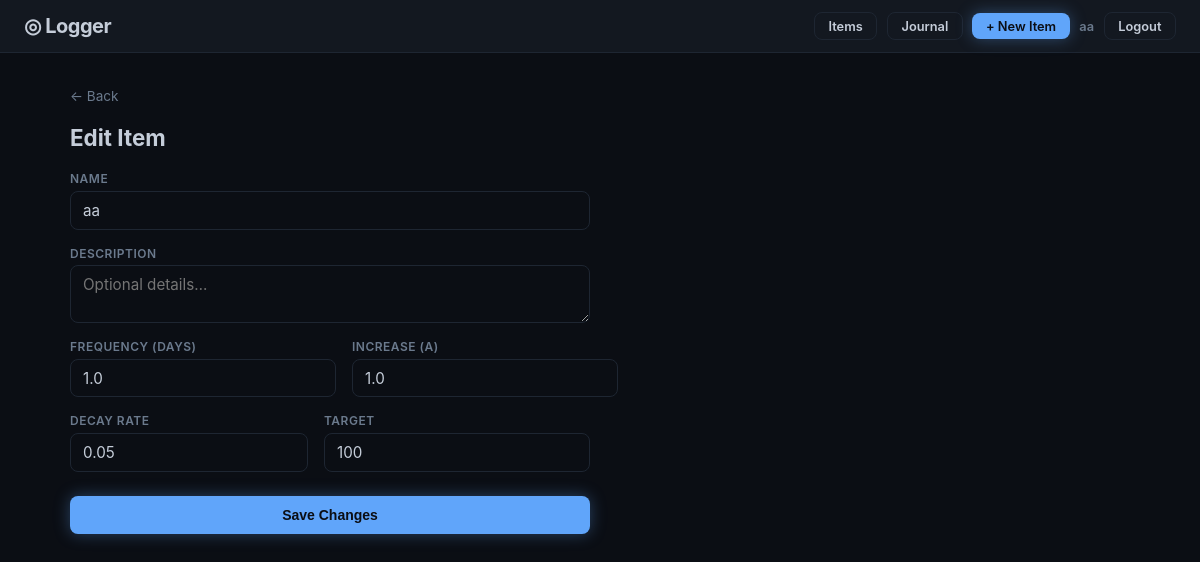
/logger/items/1/edit (signed in), run on the app's committed database.
### logger/models.py (models this page shows, shortened)
class User(UserMixin, db.Model):
    __tablename__ = "users"
    id = db.Column(db.Integer, primary_key=True)
    username = db.Column(db.String(80), unique=True, nullable=False)
    password_hash = db.Column(db.String(256), nullable=False)
    created_at = db.Column(db.DateTime, nullable=False, default=_utcnow)
    items = db.relationship(
        "Item", backref="owner", lazy="dynamic", cascade="all, delete-orphan"
    )
    notes = db.relationship(
        "Note", backref="owner", lazy="dynamic", cascade="all, delete-orphan"
    )

class Item(db.Model):
    __tablename__ = "items"
    id = db.Column(db.Integer, primary_key=True)
    user_id = db.Column(db.Integer, db.ForeignKey("users.id"), nullable=False)
    name = db.Column(db.String(120), nullable=False)
    description = db.Column(db.Text, default="")
    frequency = db.Column(
        db.Float, nullable=False, default=1.0
    )  # frequency in days
    alpha = db.Column(db.Float, nullable=False, default=1.0)  # increase per log
    decay_rate = db.Column(
        db.Float, nullable=False, default=0.05
    )  # fraction lost per missed period
    target = db.Column(db.Float, nullable=False, default=100.0)
    current_value = db.Column(db.Float, nullable=False, default=0.0)
    streak = db.Column(db.Integer, nullable=False, default=0)
    created_at = db.Column(db.DateTime, nullable=False, default=_utcnow)
    updated_at = db.Column(
        db.DateTime, nullable=False, default=_utcnow, onupdate=_utcnow
    )
    logs = db.relationship(
        "LogEntry", backref="item", lazy="dynamic", cascade="all, delete-orphan"
    )
    def log(self, amount: float | None = None) -> "LogEntry":
        """Record one log entry and bump current_value."""
        self.apply_decay()
        increment = amount if amount is not None else self.alpha
        self.current_value = min(self.current_value + increment, self.target)
        self.streak += 1
        self.updated_at = datetime.utcnow()
        entry = LogEntry(item_id=self.id, amount=increment)
        db.session.add(entry)
        return entry

### logger/routes.py (the view, shortened to what this page needs)
    @bp.route("/items/<int:item_id>/edit", methods=["GET", "POST"])
    def edit_item(item_id):
        item = Item.query.filter_by(
            id=item_id, user_id=current_user.id
        ).first_or_404()
        return render_template("logger/item_form.html", item=item)

### app.py (called while the page is built)
@app.after_request
def _add_cache_headers(response):
    if request.path.startswith("/static/"):
        response.cache_control.max_age = 86400
        response.cache_control.public = True
    return response

### logger/templates/logger/item_form.html (shortened to what this page needs)
{% extends "logger/base.html" %}
{% block content %}
<section class="form-page">
  <a href="{{ url_for('logger.dashboard') }}" class="back-link">← Back</a>
  <h1>{{ "Edit" if item else "Create" }} Item</h1>
  <form method="POST" class="item-form">
    <label>
      <span>Name</span>
      <input type="text" name="name" required
             value="{{ item.name if item else '' }}"
             placeholder="e.g. Daily Reading" />
    </label>
    <label>
      <span>Description</span>
      <textarea name="description" rows="2"
                placeholder="Optional details…">{{ item.description if item else '' }}</textarea>
    </label>
    <div class="form-row">
      <label>
        <span>Frequency (days)</span>
        <input type="number" name="frequency" step="0.5" min="0.5"
               value="{{ item.frequency if item else 1.0 }}"
               placeholder="e.g. 1 = daily, 7 = weekly" />
      </label>
      <label>
        <span>Increase (α)</span>
        <input type="number" name="alpha" step="0.1" min="0.1"
               value="{{ item.alpha if item else 1.0 }}" />
      </label>
    </div>
    <div class="form-row">
      <label>
        <span>Decay Rate</span>
        <input type="number" name="decay_rate" step="0.01" min="0" max="1"
               value="{{ item.decay_rate if item else 0.05 }}" />
      </label>
      <label>
        <span>Target</span>
        <input type="number" name="target" step="1" min="1"
               value="{{ item.target|int if item else 100 }}" />
      </label>
    </div>
    <button type="submit" class="btn btn-glow btn-full">
      {{ "Save Changes" if item else "Create Item" }}
    </button>
  </form>
</section>
{% endblock %}

### logger/templates/logger/base.html (shortened to what this page needs)
<!DOCTYPE html>
<html lang="en" data-theme="dark">
<head>
  <link rel="stylesheet" href="{{ url_for('logger.static', filename='css/style.css') }}" />
</head>
<body>
  <nav class="topbar">
    <a href="{{ url_for('logger.dashboard') }}" class="logo">◎ Logger</a>
    <div class="topbar-right">
      {% if current_user.is_authenticated %}
        <a href="{{ url_for('logger.dashboard') }}" class="btn btn-sm btn-outline">Items</a>
        <a href="{{ url_for('logger.journal') }}" class="btn btn-sm btn-outline">Journal</a>
        <a href="{{ url_for('logger.create_item') }}" class="btn btn-sm btn-glow">+ New Item</a>
        <span class="topbar-user">{{ current_user.username }}</span>
        <a href="{{ url_for('logger.logout') }}" class="btn btn-sm btn-outline">Logout</a>
      {% else %}
        <a href="{{ url_for('logger.login') }}" class="btn btn-sm btn-outline">Log In</a>
        <a href="{{ url_for('logger.signup') }}" class="btn btn-sm btn-glow">Sign Up</a>
      {% endif %}
    </div>
  </nav>
  <main class="container">
    {% block content %}{% endblock %}
  </main>
</body>
</html>

### logger/static/css/style.css (style rules this page uses)
*,*::before,*::after { box-sizing:border-box;margin:0;padding:0 }
:root { --bg: #0b0e14; --surface: #131820; --border: #1e2632; --text: #c5cdd9; --text-dim: #6b7a8d; --accent: #60a5fa; --glow: rgba(96,165,250,.35); --ring-c1: #f87171; --ring-c2: #fbbf24; --ring-c3: #34d399; --ring-c4: #facc15; --radius: 14px; --font: 'Inter', system-ui, -apple-system, sans-serif; }
html { font-size: 16px; }
body { font-family: var(--font); background: var(--bg); color: var(--text); min-height: 100vh; -webkit-font-smoothing: antialiased; }
a { color: var(--accent); text-decoration: none; }
.topbar { display: flex; align-items: center; justify-content: space-between; padding: .75rem 1.5rem; background: var(--surface); border-bottom: 1px solid var(--border); position: sticky; top: 0; z-index: 50; }
.logo { font-weight: 700; font-size: 1.25rem; color: var(--text); letter-spacing: -.5px; }
.topbar-right { display: flex; align-items: center; gap: .6rem; }
.topbar-user { font-size: .8rem; color: var(--text-dim); font-weight: 600; }
.container { max-width: 1100px; margin: 0 auto; padding: 2rem 1.25rem; }
.btn { display: inline-flex; align-items: center; gap: .35rem; padding: .5rem 1.1rem; border: none; border-radius: 8px; font-size: .875rem; font-weight: 600; cursor: pointer; transition: transform .15s, box-shadow .25s, background .2s; }
.btn-glow { background: var(--accent); color: #0b0e14; box-shadow: 0 0 16px var(--glow); }
.btn-outline { background: transparent; border: 1px solid var(--border); color: var(--text); }
.btn-sm { padding: .35rem .85rem; font-size: .8rem; }
.btn-full { width: 100%; justify-content: center; padding: .7rem; }
.back-link { display: inline-block; margin-bottom: 1.25rem; color: var(--text-dim); font-size: .85rem; }
.form-page { max-width: 520px; }
.form-page h1 { font-size: 1.4rem; margin-bottom: 1.25rem; }
.item-form { display: flex; flex-direction: column; gap: 1rem; }
.item-form label { display: flex; flex-direction: column; gap: .3rem; }
.item-form label span { font-size: .75rem; color: var(--text-dim); text-transform: uppercase; letter-spacing: .5px; font-weight: 600; }
.item-form input, .item-form select, .item-form textarea { background: var(--bg); border: 1px solid var(--border); border-radius: 8px; padding: .55rem .75rem; font-size: .95rem; color: var(--text); font-family: var(--font); outline: none; transition: border-color .2s; }
.form-row { display: flex; gap: 1rem; }
.form-row label { flex: 1; }
.item-form .btn { margin-top: .5rem; }

### data on the page
User: username "aa"
Item: name "aa", frequency "1.0", alpha "1.0", decay_rate "0.05", target "100"

### other printed values
{{ "Edit" if item else "Create" }} "Edit"
{{ "Save Changes" if item else "Create Item" }} "Save Changes"
